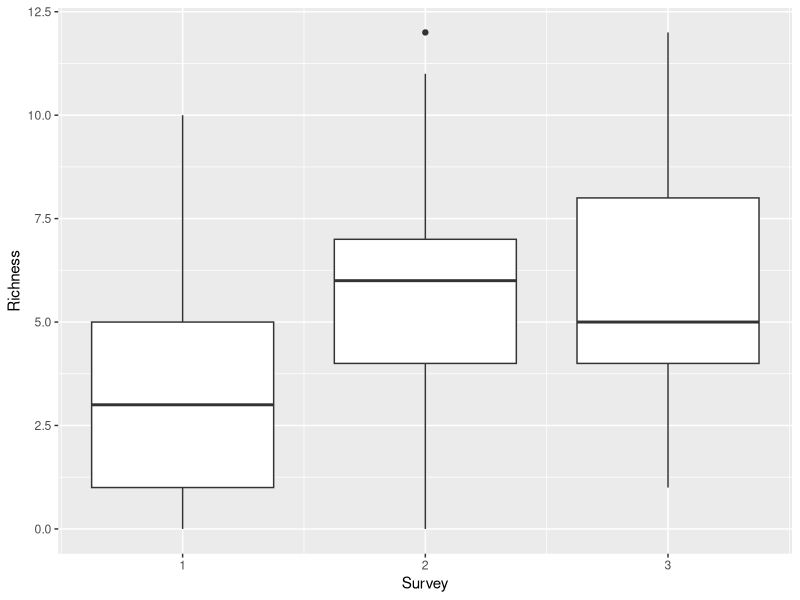
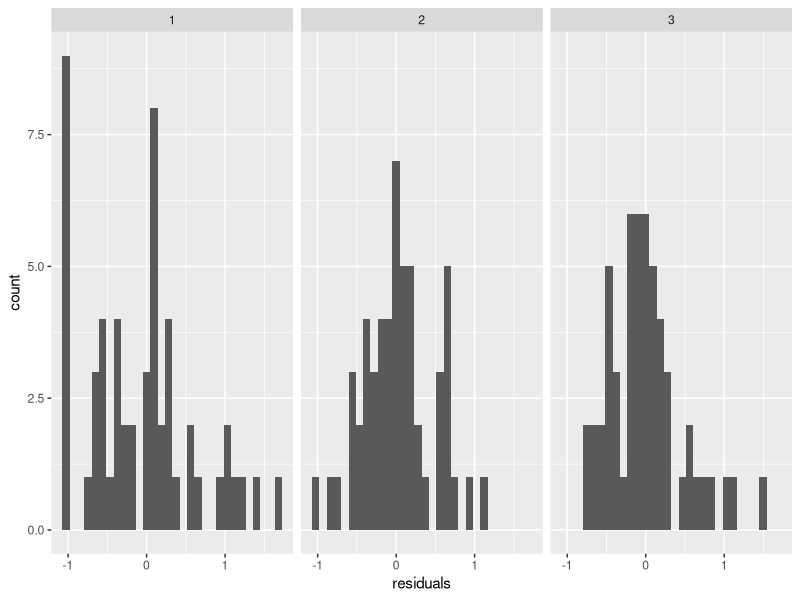
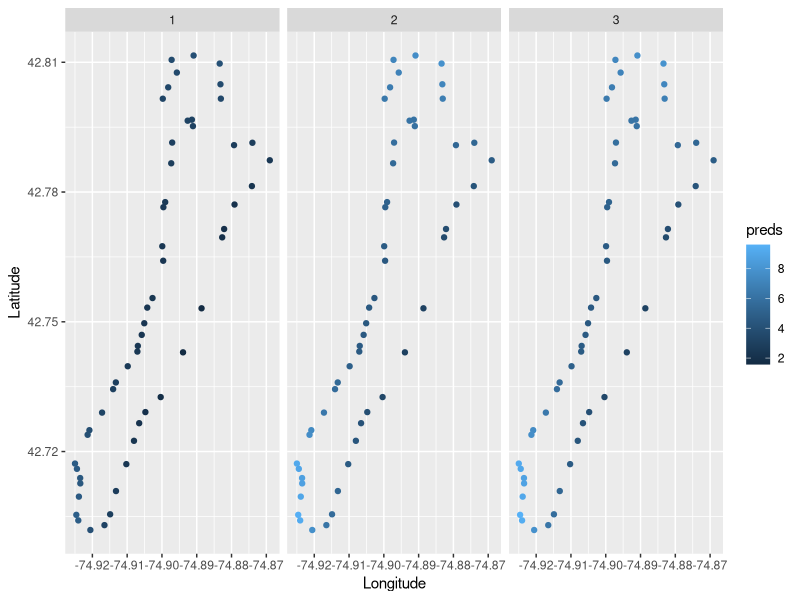
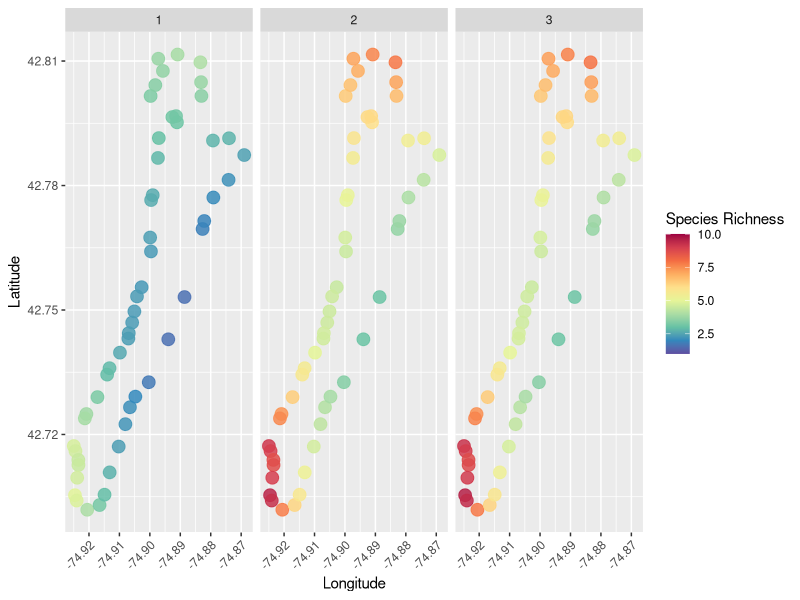

Recreate these plots in R, in order.
## ---- chunk 1

## ---- chunk 2
library(tidyverse)
## ---- chunk 3
plants <- read.csv("data/plant_abundances.csv")
## ---- chunk 4
long_data <- pivot_longer(plants,
                          cols = 8:ncol(plants),
                          names_to = "Species",
                          values_to = "Abundance")
## ---- chunk 5
# Initialize new column called Presence of all `0`s
long_data$Presence <- 0

# Change this to `1` if Abundance does not equal `Z` for zero
long_data$Presence[long_data$Abundance != "Z"] <- 1

## ---- chunk 6
richness <- long_data %>% 
  group_by(Site, Survey, Longitude, Latitude) %>% 
  summarize(Richness = sum(Presence))
## ---- chunk 7
ggplot(richness, aes(x = Survey, y = Richness, group = Survey)) +
  geom_boxplot()
## ---- chunk 8
kruskal.test(Richness ~ Survey, data = richness)
## ---- chunk 9
pairwise.wilcox.test(x = richness$Richness, g = richness$Survey, p.adjust.method = "bonferroni")
## ---- chunk 10
richness_mod <- glm(Richness ~ Longitude*Latitude + factor(Survey), 
                    data = richness, 
                    family = poisson)

summary(richness_mod)
## ---- chunk 11
# You can extract model residuals (errors) like this
# and add them to the original data
richness$residuals <- richness_mod$residuals

# That makes it easy to graph the residuals in ggplot!
ggplot(richness, aes(x = residuals)) +
  geom_histogram() +
  facet_wrap(~Survey)
## ---- chunk 12
richness$preds <-  predict(richness_mod, type = "response")
## ---- chunk 13
ggplot(richness, aes(x = Longitude, y = Latitude, color = preds)) +
  geom_point() +
  facet_wrap(~Survey)
## ---- chunk 14
# We could use the RColorBrewer package to make a spectral scale that looks cool
library(RColorBrewer)
myPalette <- colorRampPalette(rev(brewer.pal(10, "Spectral")))
sc <- scale_colour_gradientn(colours = myPalette(10), limits=c(1, 10),
                             oob = scales::squish)

# Then we just add it to our ggplot like so, along with a couple of other 
# changes in the name of beautiful data visualization
ggplot(richness, aes(x = Longitude, y = Latitude, color = preds)) +
  geom_point(size = 4, alpha = 0.85) +
  facet_wrap(~Survey) +
  sc +
  labs(color = "Species Richness") +
  theme(axis.text.x = element_text(angle = 45, hjust = 1))
